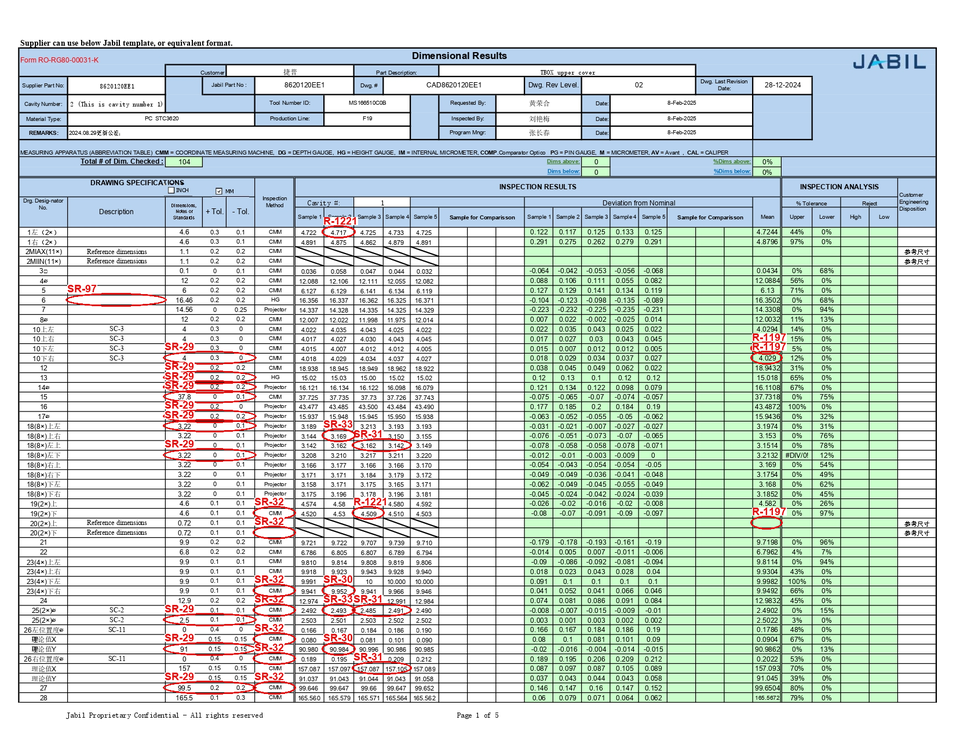
#> input picture extractors/ASPECT_VALIDATION_LLM/Highlighter/annotated.png, 956 x 738 px, shrunk from 1650 x 1275 before the run
$ python -i highlighter.py   (imports and definitions only)
#> lines starting #> are read from the running program, lines starting #| are printed output that depends on the picture; after the words box and inside, x2 and y2 are one past the last pixel; in counts of white or black regions, pixels touching at a corner belong together
"""
Findings Highlighter  (ruled-table + header, single-page, batched)
==================================================================

Every input is a ruled table (PFD, CP, DIMR, FMEA, etc.) plus a list of
findings. Draws a red ellipse around each finding's target cell. Findings may
point to the TABLE BODY or to HEADER fields (Part No, Dates, Revision, File No).
Document content is never altered - only red outlines + id labels are drawn.

Accuracy strategy:
  1. Detect grid lines with OpenCV -> pixel-exact cell boundaries.
  2. Locate findings with the LLM in SMALL BATCHES (default 10 per call), run in
     parallel. Batching keeps recall high.
  3. Snap each point to the enclosing grid cell.
  4. Findings that snap to the SAME cell merge into one circle with a combined
     label (e.g. "SR-29, SR-30").

Logging: every finding is reported with the LLM's verdict, to the console AND to
a text file (default: <output>.log.txt, override with --log PATH):
    PRESENT   - located, circle drawn
    ABSENT    - model said the target is not on this page
    NO-RESULT - model returned nothing for it (silent drop / batch failure)
    NO-POINT  - model said present but gave no usable coordinates
The log file always includes the full finding text. Use --verbose to also print
that text to the console.

Run:
  pip install google-genai pillow opencv-python-headless numpy
  # put GEMINI_API_KEY in CONFIG_FILES/api_config.yaml
  python highlighter.py <image> <findings.txt> [-o out.png] [--log log.txt]
                        [--model NAME] [--batch N] [--verbose]
"""

from __future__ import annotations

import json
import os
import re
import sys
from concurrent.futures import ThreadPoolExecutor, as_completed
from datetime import datetime

import cv2
import numpy as np
import yaml
from google import genai
from google.genai import types
from PIL import Image, ImageDraw, ImageFont

DETECT_MODEL = "gemini-2.5-flash"
ID_PATTERN = r"\b([A-Z]{1,3}-?\d{1,4})\b"
BATCH_SIZE = 10
MAX_WORKERS = 5

CONFIG_PATH = os.path.join(
    os.path.dirname(os.path.abspath(__file__)), "CONFIG_FILES", "api_config.yaml"
)


class GridNotFound(Exception):
    """Raised when no table grid can be detected on a page expected to have one."""


class _Tee:
    """Write lines to stdout and collect them for the log file."""

    def __init__(self):
        self.lines = []

    # [4 lines left out: function __call__, not called in this run]

    def file_only(self, msg=""):
        self.lines.append(str(msg))

    def save(self, path):
        with open(path, "w", encoding="utf-8") as f:
            f.write("\n".join(self.lines) + "\n")


# [15 lines left out: function _resolve_key, not called in this run]


def _rule_id(finding):
    m = re.search(ID_PATTERN, finding)
    return m.group(1) if m else "FINDING"


# [20 lines left out: function load_findings, not called in this run]


# ---------------- Grid detection ---------------- #
def _find_lines(image_path, line_frac, gap):
#> called with image_path = 'annotated.png', line_frac = 0.3, gap = 8
    img = cv2.imread(image_path)
#> img is the input picture: shape (738, 956, 3); mean B, G, R 209.1, 214.5, 202.5
    if img is None:
        raise FileNotFoundError(f"Could not read image: {image_path}")
    gray = cv2.cvtColor(img, cv2.COLOR_BGR2GRAY)
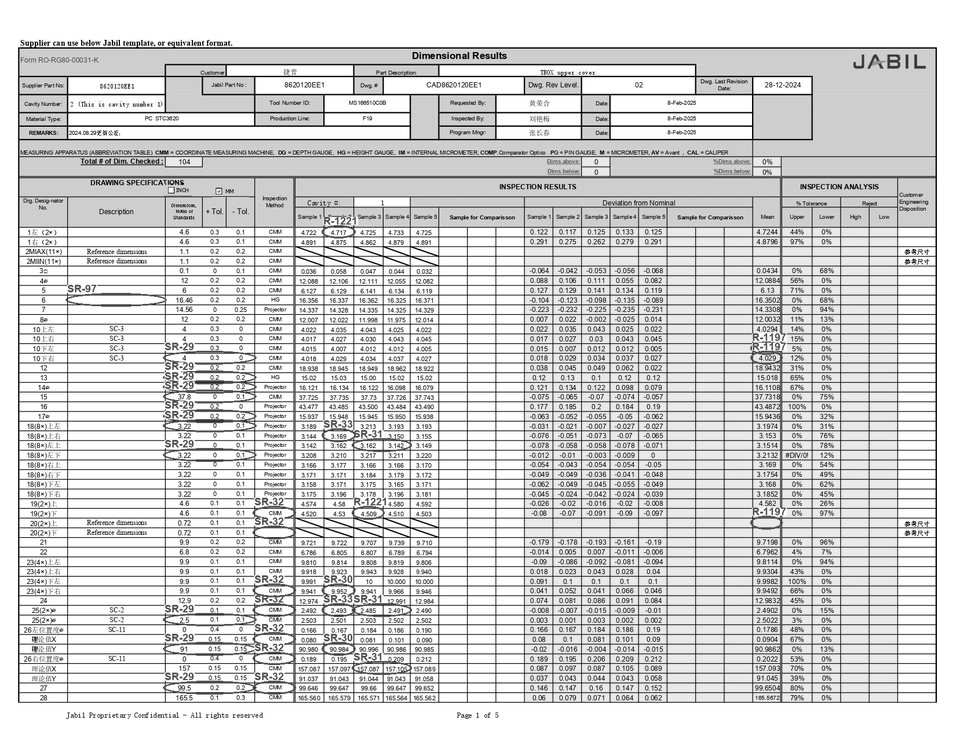
#> gray: shape (738, 956); min 0, max 255, mean 210.3
    H, W = gray.shape
#> H = 738; W = 956
    bw = cv2.adaptiveThreshold(gray, 255, cv2.ADAPTIVE_THRESH_MEAN_C,
                               cv2.THRESH_BINARY_INV, 15, 10)
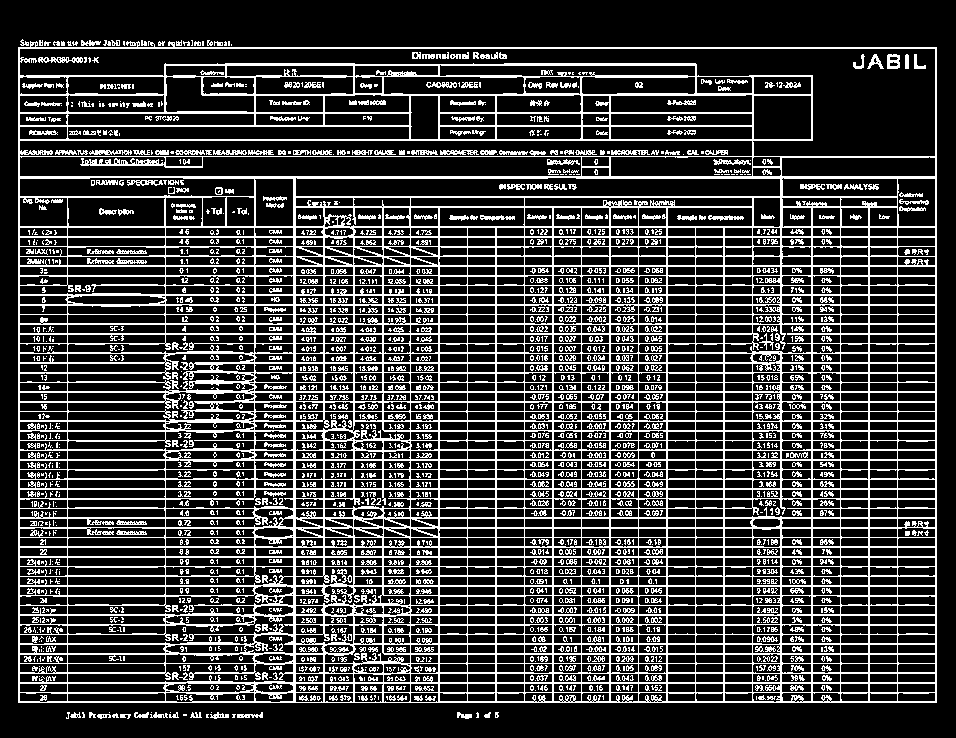
#> bw: shape (738, 956); 24% white in thin lines or dots, all inside (x1, y1, x2, y2) = (18, 39, 937, 719)
    horiz = cv2.morphologyEx(bw, cv2.MORPH_OPEN,
                             cv2.getStructuringElement(cv2.MORPH_RECT, (max(10, W // 15), 1)))
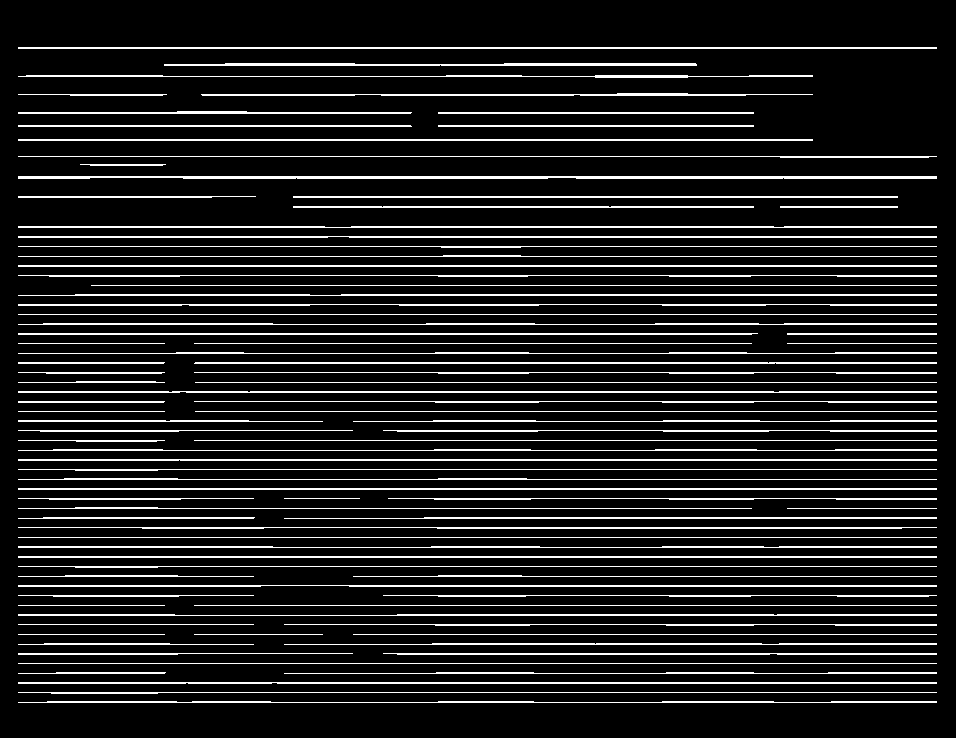
#> horiz: shape (738, 956); 11.9% white in thin lines or dots, all inside (x1, y1, x2, y2) = (18, 47, 937, 703)
    vert = cv2.morphologyEx(bw, cv2.MORPH_OPEN,
                            cv2.getStructuringElement(cv2.MORPH_RECT, (1, max(10, H // 15))))
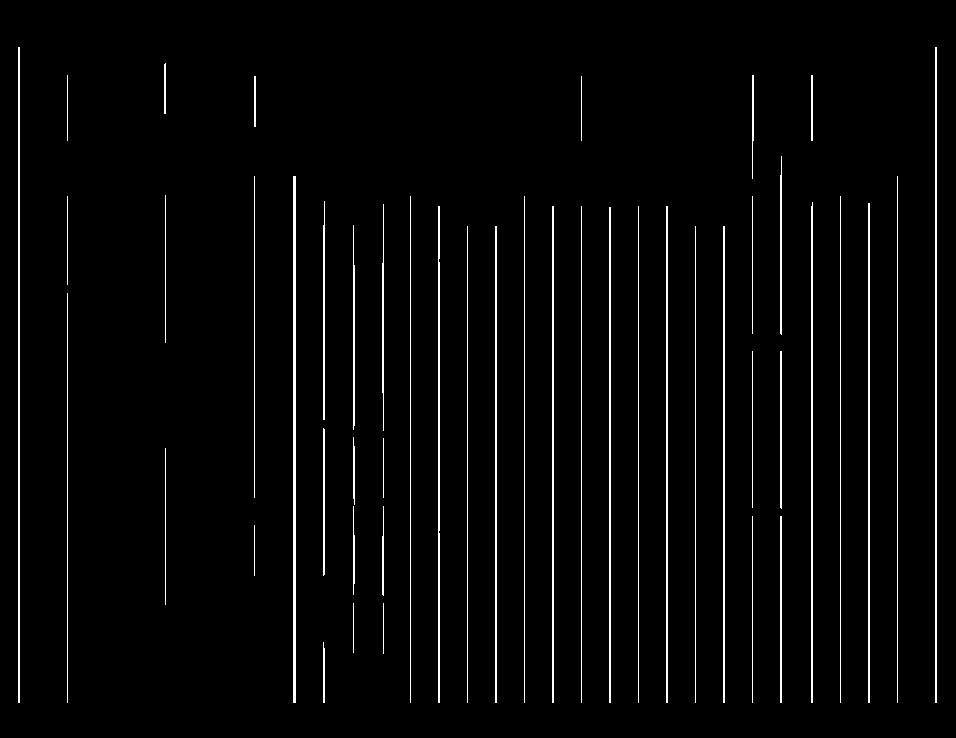
#> vert: shape (738, 956); 3% white in thin lines or dots, all inside (x1, y1, x2, y2) = (18, 47, 937, 703)
    hy = np.where(horiz.sum(axis=1) > line_frac * 255 * W)[0]
#> hy = 104 values from 47 to 702
    vx = np.where(vert.sum(axis=0) > line_frac * 255 * H)[0]
#> vx = 42 values from 18 to 936

    def group(a):
        if len(a) == 0:
            return []
        g = [[a[0]]]
#> g = [[47]]
        for v in a[1:]:
            if v - g[-1][-1] <= gap:
                g[-1].append(v)
            else:
                g.append([v])
#> this loop made 103 passes
#> v on passes 1 to 12: 48, 63, 64, 65, 75, 76, 94, 95, 112, 113, 125, 126
#> after the loop, g = 61 items, first 6: [47, 48], [63, 64, 65], [75, 76], [94, 95], [112, 113], [125, 126]
        return [int(np.mean(x)) for x in g]

    return sorted(group(hy)), sorted(group(vx)), (W, H)
#> the loop in group (call 2), `for v in a[1:]:` made 41 passes
#> v on passes 1 to 12: 19, 67, 165, 254, 293, 294, 295, 323, 324, 353, 354, 383


def detect_grid(image_path, min_lines=3, log=print):
    attempts = [
        dict(line_frac=0.30, gap=8),
        dict(line_frac=0.20, gap=8),
        dict(line_frac=0.15, gap=12),
    ]
    last = None
    for cfg in attempts:
        rows_raw, cols_raw, (W, H) = _find_lines(image_path, **cfg)
#> rows_raw = 61 values from 47 to 701; cols_raw = 27 values from 18 to 935; W = 956; H = 738
        last = (rows_raw, cols_raw, (W, H))
        if len(rows_raw) >= min_lines and len(cols_raw) >= min_lines:
            bounds = (cols_raw[0], rows_raw[0], cols_raw[-1], rows_raw[-1])
#> bounds = (18, 47, 935, 701)
            rows, cols = rows_raw[:], cols_raw[:]
#> rows = 61 values from 47 to 701; cols = 27 values from 18 to 935
            if rows[0] > 5:
                rows = [0] + rows
#> rows = 62 values from 0 to 701
            if rows[-1] < H - 5:
                rows = rows + [H - 1]
#> rows = 63 values from 0 to 737
            if cols[0] > 5:
                cols = [0] + cols
#> cols = 28 values from 0 to 935
            if cols[-1] < W - 5:
                cols = cols + [W - 1]
#> cols = 29 values from 0 to 955
            log(f"[info] grid via {cfg}: {len(rows_raw)} rows, {len(cols_raw)} cols")
#| [info] grid via {'line_frac': 0.3, 'gap': 8}: 61 rows, 27 cols
            return rows, cols, (W, H), bounds
    r, c, _ = last
    raise GridNotFound(
        f"No table grid found in {os.path.basename(image_path)} "
        f"(best: {len(r)} row-lines, {len(c)} col-lines)."
    )


# [16 lines left out: function snap_to_cell, not called in this run]


def _clamp_to_bounds(ax, ay, bounds):
    x0, y0, x1, y1 = bounds
    return min(max(ax, x0 + 1), x1 - 1), min(max(ay, y0 + 1), y1 - 1)


# ---------------- LLM: coarse point per finding (batched) ---------------- #
# [244 lines left out: functions _build_prompt, _parse_json_list, _detect_batch, detect_anchors, _load_font, highlight and 1 more, not called in this run]


# [2 lines not run here, left out]

>>> result = detect_grid('annotated.png')
